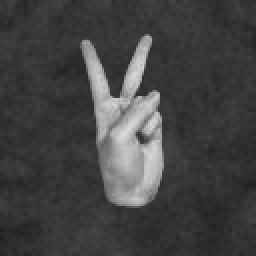
#> input picture SKL/提出用/RealTimeDetection/content/kaggle_fingers/fingers/train/000cac8e-fcf0-4f8c-bd16-c257d1e6d7a8_2L.png, 128 x 128 px (shown 2 times larger)
$ jupyter execute --allow-errors 'LearnFingers(グリッドサーチ途中).ipynb'
#> lines starting #> are read from the running program, lines starting #| are printed output that depends on the picture
[cell 1]
# 必要なライブラリのインストール
# !pip install opencv-python scikit-image

[cell 2]
import os
import cv2
import numpy as np
from sklearn.ensemble import RandomForestClassifier
from sklearn.model_selection import train_test_split
from sklearn.metrics import accuracy_score, classification_report
import glob
import zipfile

[cell 3]
"""
#--------------------------------------------------
# 【提出に関して】kaggleのAPIキーを入れるのは無理なので、
# 一時的に実行可能な形にリファクタリングします。
# -------------------------------------------------

# Kaggleデータセットのダウンロード（初回のみ）
def download_kaggle_dataset():
       print("Kaggleデータセットをダウンロード中...")

    # Kaggle APIの設定
    !pip install kaggle
    !mkdir -p ~/.kaggle
    !cp /content/drive/MyDrive/kaggle.json ~/.kaggle/
    !chmod 600 ~/.kaggle/kaggle.json

    # データセットをダウンロード
    !kaggle datasets download -d koryakinp/fingers

    # ZIPファイルを解凍
    !unzip -q fingers.zip -d /content/kaggle_fingers/

    print("ダウンロード完了")
"""

[cell 4]
def load_image_resized(image_path, target_size=(64, 64)):
    """画像を読み込んでリサイズ"""
#> called with target_size = (64, 64)
    image = cv2.imread(image_path)
#> image is the input picture: shape (128, 128, 3); min 31, max 219, mean 66.9
    if image is None:
        return None

    gray = cv2.cvtColor(image, cv2.COLOR_BGR2GRAY)
    resized = cv2.resize(gray, target_size)
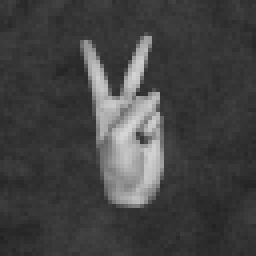
#> resized: shape (64, 64) (shown 4 times larger); min 34, max 213, mean 67
    return resized.flatten()

[cell 5]
def load_your_dataset(base_folder):
    """データセットを読み込み"""
    print("データセットを読み込み中...")
    X = []
    y = []

    if not os.path.exists(base_folder):
        print(f"警告: {base_folder} が見つかりません")
        return np.array([]), np.array([])

    subfolders = [d for d in os.listdir(base_folder)
                  if os.path.isdir(os.path.join(base_folder, d))]

    for folder_name in subfolders:
        finger_count = int(folder_name.split('-')[0])
        folder_path = os.path.join(base_folder, folder_name)

        image_files = glob.glob(os.path.join(folder_path, "*.jpg")) + \
                     glob.glob(os.path.join(folder_path, "*.png"))

        print(f"フォルダ {folder_name} (指の本数: {finger_count}) - 画像数: {len(image_files)}")

        for image_path in image_files:
            image_data = load_image_resized(image_path)
            if image_data is not None:
                X.append(image_data)
                y.append(finger_count)

    print(f"データセット読み込み完了: {len(X)}枚")
    return np.array(X), np.array(y)

[cell 6]
import re

def load_kaggle_dataset(kaggle_folder="/content/kaggle_fingers"):
    """Kaggleデータセットを読み込み（ファイル名からラベル抽出）"""
    print("Kaggleデータセットを読み込み中...")
    X = []
    y = []

    target_folders = ["train", "fingers"]  # 利用対象

    for folder_name in target_folders:
        folder_path = os.path.join(kaggle_folder, folder_name)
        if not os.path.exists(folder_path):
            print(f"警告: {folder_path} が存在しません")
            continue

        image_files = glob.glob(os.path.join(folder_path, "*.png")) + \
                      glob.glob(os.path.join(folder_path, "*.jpg")) + \
                      glob.glob(os.path.join(folder_path, "*.jpeg"))

        print(f"{folder_name}/: 画像数: {len(image_files)}")

        for image_path in image_files:
            filename = os.path.basename(image_path)
            match = re.search(r"_([0-5])[RL]\.", filename)
            if match:
                finger_count = int(match.group(1))
                image_data = load_image_resized(image_path)
#> image_data = 4096 values, max 213 at index 2143, min 34 at index 3637, mean 67.02
                if image_data is not None:
                    X.append(image_data)
                    y.append(finger_count)
            else:
                print(f"ラベル抽出失敗: {filename}")

    print(f"Kaggleデータセット読み込み完了: {len(X)}枚")
#| Kaggleデータセット読み込み完了: 1枚
#> `X_kaggle, y_kaggle = load_kaggle_dataset()`: y_kaggle = [2]
    return np.array(X), np.array(y)

[cell 7]
def combine_datasets(X1, y1, X2, y2):
    """2つのデータセットを結合"""
    if len(X1) == 0:
        return X2, y2
    if len(X2) == 0:
        return X1, y1

    X_combined = np.vstack([X1, X2])
    y_combined = np.hstack([y1, y2])

    print(f"結合後のデータセット: {len(X_combined)}枚")
    print(f"クラス別データ数:")
    for finger_count in sorted(set(y_combined)):
        count = np.sum(y_combined == finger_count)
        print(f"  {finger_count}本指: {count}枚")

    return X_combined, y_combined

[cell 8]
def train_combined_model():
    """結合データセットでモデルを訓練"""

    # 1. あなたのデータセットを読み込み
    # ---------------------------------
    # 実際はGoogle Driveをマウントして直接パスを通してます。
    # ---------------------------------
    your_data_folder = "/content/frames"
    X_yours, y_yours = load_your_dataset(your_data_folder)

    # 2. Kaggleデータセットを読み込み
    X_kaggle, y_kaggle = load_kaggle_dataset()

    # 3. データセットを結合
    X_combined, y_combined = combine_datasets(X_yours, y_yours, X_kaggle, y_kaggle)

    if len(X_combined) == 0:
        print("エラー: データが読み込めませんでした")
        return None

    print(f"\nモデル訓練開始")
    print(f"総データ数: {len(X_combined)}枚")

    # データ分割
    X_train, X_test, y_train, y_test = train_test_split(
        X_combined, y_combined, test_size=0.2, random_state=42, stratify=y_combined
    )

    print(f"訓練用: {len(X_train)}枚, テスト用: {len(X_test)}枚")

    # モデル訓練（より大きなデータセットに対応）
    model = RandomForestClassifier(
        n_estimators=200,  # 木の数を増加
        max_depth=15,      # 深さを増加
        min_samples_split=5,
        min_samples_leaf=2,
        random_state=42,
        n_jobs=-1
    )

    print("モデル訓練中...")
    model.fit(X_train, y_train)

    # 評価
    print("\nモデル評価")
    y_pred = model.predict(X_test)
    accuracy = accuracy_score(y_test, y_pred)

    print(f"テストセット精度: {accuracy:.3f}")
    print("\n詳細な分類レポート:")
    print(classification_report(y_test, y_pred))

    # あなたのデータだけでの性能も確認
    if len(X_yours) > 0:
        print("\nあなたのデータのみでの性能")
        your_indices = np.arange(len(X_yours))
        if len(your_indices) > 10:  # 十分なデータがある場合
            X_your_train, X_your_test, y_your_train, y_your_test = train_test_split(
                X_yours, y_yours, test_size=0.3, random_state=42
            )
            y_your_pred = model.predict(X_your_test)
            your_accuracy = accuracy_score(y_your_test, y_your_pred)
            print(f"あなたのデータでの精度: {your_accuracy:.3f}")

    return model

[cell 9]
# [12 lines left out: function save_combined_model, not called in this run]

[cell 10]
from sklearn.model_selection import GridSearchCV, cross_val_score
from sklearn.metrics import confusion_matrix, classification_report
import matplotlib.pyplot as plt
import seaborn as sns

# [67 lines left out: functions hyperparameter_tuning, evaluate_model_with_cv, plot_confusion_matrix, not called in this run]

[cell 11]
# [16 lines left out: function plot_feature_importance, not called in this run]

def analyze_class_distribution(y):
    """
    クラス分布を分析・可視化
    """
    unique, counts = np.unique(y, return_counts=True)
#> unique = [2]; counts = [1]

    plt.figure(figsize=(8, 5))
    plt.bar(unique, counts)
    plt.title('Class Distribution')
    plt.xlabel('Number of Fingers')
    plt.ylabel('Count')
    for i, count in enumerate(counts):
        plt.text(unique[i], count + 10, str(count), ha='center')
#> this loop made 1 pass
    plt.show()
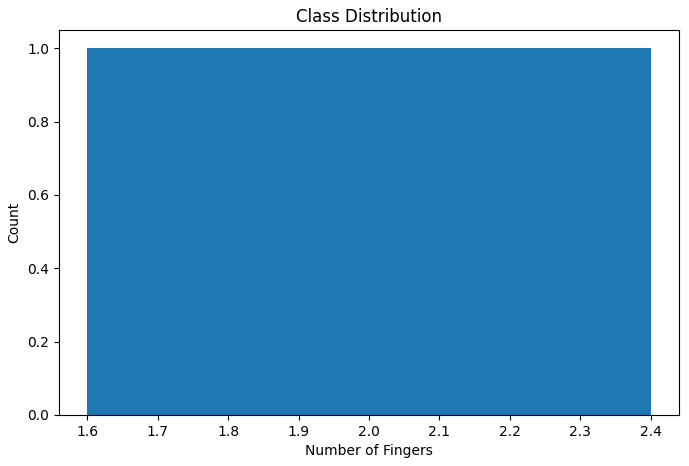
#> figure drawn by matplotlib, 1 panel

    print("クラス分布:")
    for finger_count, count in zip(unique, counts):
        percentage = count / len(y) * 100
        print(f"  {finger_count}本指: {count}枚 ({percentage:.1f}%)")
#> this loop made 1 pass
#> (finger_count, count, percentage) on pass 1: (2, 1, 100)
#|   2本指: 1枚 (100.0%)

    # クラス不均衡のチェック
    min_count, max_count = min(counts), max(counts)
#> min_count = 1; max_count = 1
    imbalance_ratio = max_count / min_count
#> imbalance_ratio = 1
    print(f"\nクラス不均衡比: {imbalance_ratio:.2f}")
#| クラス不均衡比: 1.00
    if imbalance_ratio > 3:
        print("警告: クラス不均衡が大きいです。層化サンプリングやバランシング手法を検討してください。")

# [24 lines left out: function save_model_with_metadata, not called in this run]

[cell 12]
# download_kaggle_dataset()

#> (a cell that did not finish here is left out)

#| Kaggleデータセット読み込み完了: 1枚
#> in train_combined_model, `X_kaggle, y_kaggle = load_kaggle_dataset()`: y_kaggle = [2]
#| 総データ数: 1枚

    if optimized_model is not None:
        # 特徴量重要度の分析
        print("\n4. 特徴量重要度分析...")
        plot_feature_importance(optimized_model)

        # モデル保存（メタデータ付き）
        print("\n5. モデル保存...")
        # テスト精度とCVスコアを取得（既に計算済み）
        X_train, X_test, y_train, y_test = train_test_split(
            X_combined, y_combined, test_size=0.2, random_state=42, stratify=y_combined
        )
        test_accuracy = optimized_model.score(X_test, y_test)
        cv_scores = cross_val_score(optimized_model, X_train, y_train, cv=5)

        save_model_with_metadata(optimized_model, test_accuracy, cv_scores)

        print("\n=== 完了 ===")
        print("過学習を抑制した最適化モデルが作成されました。")
    else:
        print("エラー: モデル訓練に失敗しました。")
